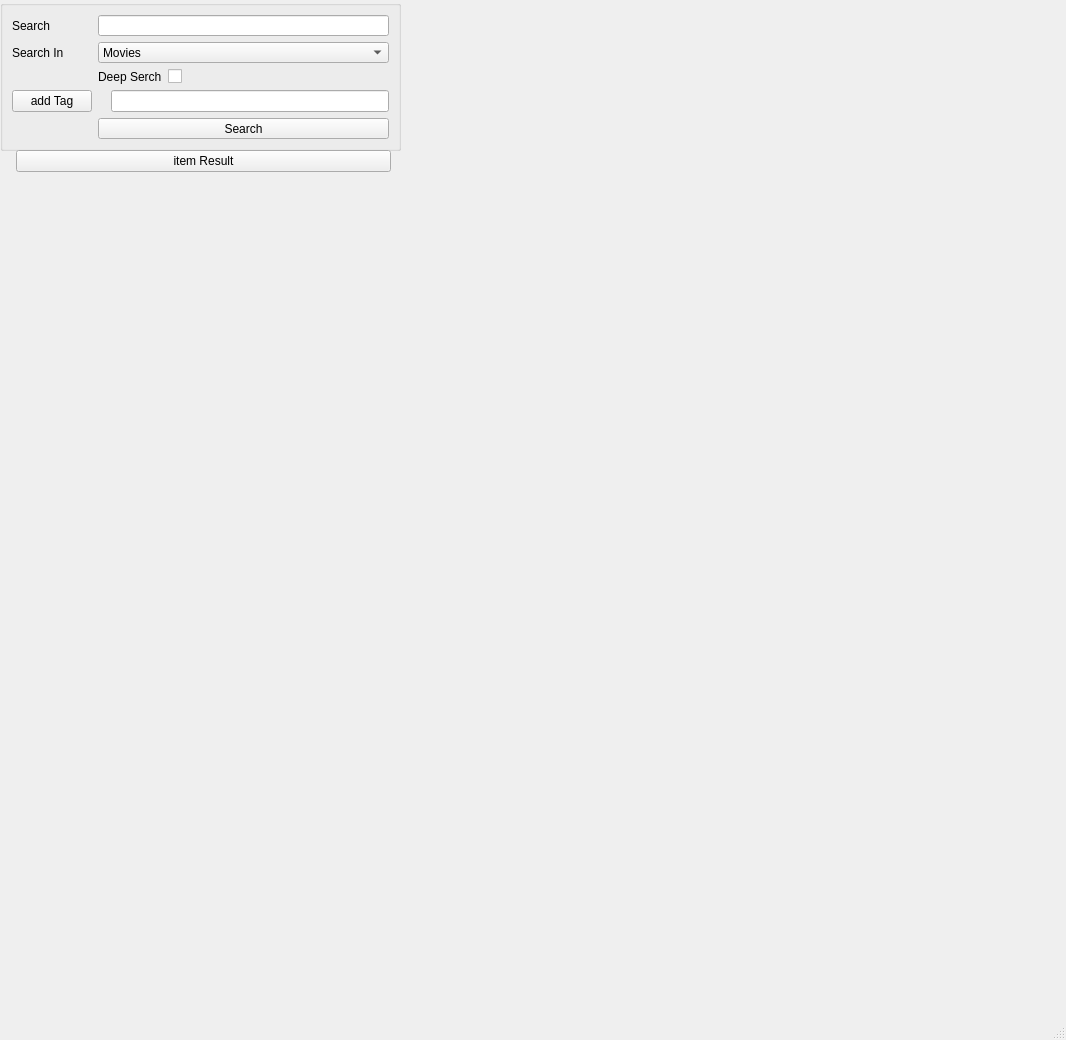
<?xml version="1.0" encoding="UTF-8"?>
<ui version="4.0">
 <class>MainWindow</class>
 <widget class="QMainWindow" name="MainWindow">
  <property name="geometry">
   <rect>
    <x>0</x>
    <y>0</y>
    <width>1066</width>
    <height>1040</height>
   </rect>
  </property>
  <property name="windowTitle">
   <string>MainWindow</string>
  </property>
  <widget class="QWidget" name="centralwidget">
   <widget class="QGroupBox" name="serchAreaMain">
    <property name="geometry">
     <rect>
      <x>0</x>
      <y>0</y>
      <width>401</width>
      <height>151</height>
     </rect>
    </property>
    <layout class="QFormLayout" name="formLayout">
     <item row="0" column="0">
      <widget class="QLabel" name="serchLabel">
       <property name="text">
        <string>Search</string>
       </property>
      </widget>
     </item>
     <item row="0" column="1">
      <widget class="QLineEdit" name="serchLineEdit"/>
     </item>
     <item row="1" column="0">
      <widget class="QLabel" name="serchInLabel">
       <property name="text">
        <string>Search In</string>
       </property>
      </widget>
     </item>
     <item row="1" column="1">
      <widget class="QComboBox" name="serchInComboBox">
       <item>
        <property name="text">
         <string>Movies</string>
        </property>
       </item>
       <item>
        <property name="text">
         <string>Series</string>
        </property>
       </item>
       <item>
        <property name="text">
         <string>Stars</string>
        </property>
       </item>
      </widget>
     </item>
     <item row="2" column="1">
      <layout class="QFormLayout" name="checkBox">
       <item row="0" column="0">
        <widget class="QLabel" name="deepSerchLabel">
         <property name="text">
          <string>Deep Serch</string>
         </property>
        </widget>
       </item>
       <item row="0" column="1">
        <widget class="QCheckBox" name="deepSerchCheckBox"/>
       </item>
      </layout>
     </item>
     <item row="5" column="1">
      <widget class="QPushButton" name="pushButton">
       <property name="text">
        <string>Search</string>
       </property>
      </widget>
     </item>
     <item row="4" column="1">
      <layout class="QFormLayout" name="formLayout_2">
       <item row="1" column="0">
        <widget class="QLabel" name="addTaggLabel">
         <property name="text">
          <string/>
         </property>
        </widget>
       </item>
       <item row="1" column="1">
        <widget class="QLineEdit" name="addTaggLineEdit"/>
       </item>
      </layout>
     </item>
     <item row="4" column="0">
      <widget class="QPushButton" name="addTaggButton">
       <property name="text">
        <string>add Tag</string>
       </property>
      </widget>
     </item>
    </layout>
   </widget>
   <widget class="QWidget" name="formLayoutWidget_2">
    <property name="geometry">
     <rect>
      <x>10</x>
      <y>150</y>
      <width>381</width>
      <height>841</height>
     </rect>
    </property>
    <layout class="QFormLayout" name="formLayout_3">
     <item row="1" column="1">
      <widget class="QPushButton" name="pushButton_2">
       <property name="text">
        <string>item Result</string>
       </property>
      </widget>
     </item>
    </layout>
   </widget>
  </widget>
  <widget class="QMenuBar" name="menubar">
   <property name="geometry">
    <rect>
     <x>0</x>
     <y>0</y>
     <width>1066</width>
     <height>21</height>
    </rect>
   </property>
  </widget>
  <widget class="QStatusBar" name="statusbar"/>
 </widget>
 <resources/>
 <connections/>
</ui>
